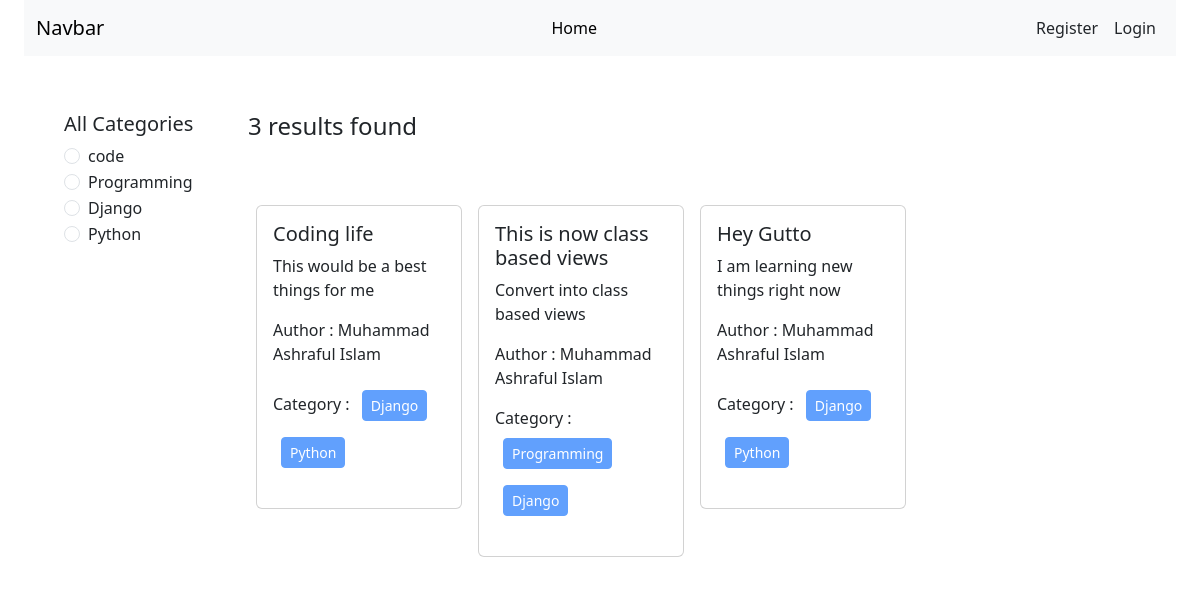
Screenshot of /category/django/ with the database file from the repository.
### categories/models.py (models this page shows, shortened)
class Category(models.Model):
    name = models.CharField(max_length=30)
    slug = models.SlugField(max_length=100, null=True, blank=True)

### posts/models.py (models this page shows, shortened)
class Post(models.Model):
    title = models.CharField(max_length=50)
    content = models.TextField()
    image = models.ImageField(upload_to="posts/media/uploads/", blank=True, null= True)
    category = models.ManyToManyField(Category)
    author = models.ForeignKey(User, on_delete=models.CASCADE)

### blog/views.py (the view)
# urls.py: path("", views.home, name="home"),
def home(request, category_slug=None):
    data = Post.objects.all()
    if category_slug is not None:
        category = Category.objects.get(slug=category_slug)
        data = Post.objects.filter(category=category)
    categories = Category.objects.all()
    return render(request, "home.html", {"data": data, "category": categories})

### templates/home.html (shortened to what this page needs)
{% extends 'base.html' %}
{% load static %}
{% block content %}
<div class="d-flex flex-wrap p-4">
    <div class="col-2 bg-white p-3">
        <h5>All Categories</h5>
        {% for cat in category %}
        <div class="form-check">
            <input class="form-check-input" type="radio" name="category" id="{{cat.id}}" />
            <label class="form-check-label" for="{{cat.id}}">
                <a href="{% url 'category_wise_post' cat.slug %}"
                    class="text-decoration-none text-dark">{{cat.name}}</a>
            </label>
        </div>
        {% endfor %}
    </div>
    <div class="col-10 p-3">
        <h4>{{data | length}} results found</h4>
        <div class="d-flex flex-wrap pt-5">
            {% for post in data %}
            <div class="col-sm-3">
                <div class="card m-2">
                    <div class="card-body">
                        <h5 class="card-title">{{post.title}}</h5>
                        <p class="card-text">{{post.content}}</p>
                        <p>Author : {{post.author.first_name}} {{post.author.last_name}}</p>
                        <p>
                            Category : {% for cat in post.category.all %}
                            <button class="btn btn-primary btn-sm m-2" disabled>
                                {{cat.name}}
                            </button>
                            {% endfor %}
                        </p>
                    </div>
                </div>
            </div>
            {% endfor %}
        </div>
    </div>
</div>
{% endblock %}

### rows the page displays
Category: name "code"
Category: name "Programming"
Category: name "Django"
Category: name "Python"
Post: title "Coding life", content "This would be a best things for me", author.first_name "Muhammad Ashraful", author.last_name "Islam"
Post: title "This is now class based views", content "Convert into class based views", author.first_name "Muhammad Ashraful", author.last_name "Islam"
Post: title "Hey Gutto", content "I am learning new things right now", author.first_name "Muhammad Ashraful", author.last_name "Islam"

### other values shown
{{ data | length }} "3"
